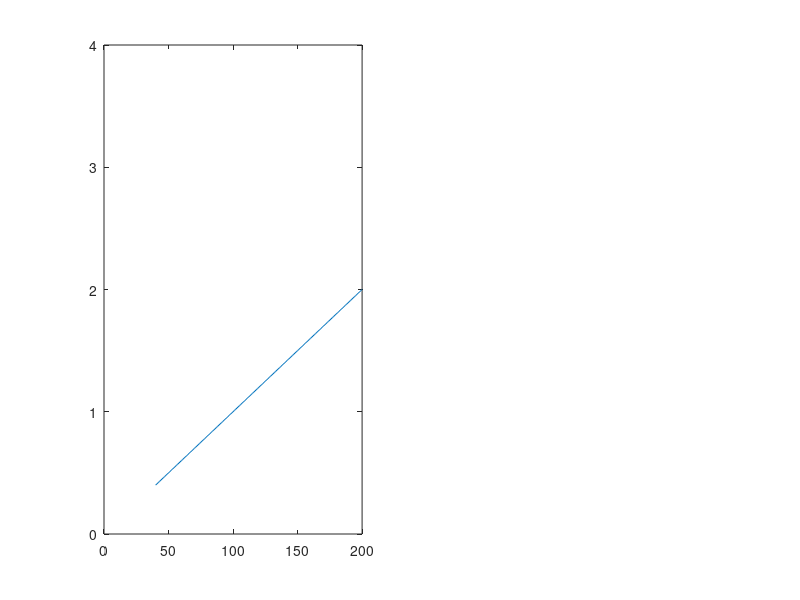

This chart was generated by the following MATLAB code: (Note: this script raises an error after producing the figure.)
clear all; close all;clc
global N PLOT_BF HR_AXIS BF_AXIS
N = 498;
HR_AXIS = 40:200;   BF_AXIS = 0.01*HR_AXIS;

subplot(1,2,1);     PLOT_BF = plot(HR_AXIS,BF_AXIS);    axis([0 200 0 4]);
%xlabel='Heart Rate';ylabel='Breathing Frequency';Title='Relation between hr & bf';
linkdata on

global TRAINING TRAINING_BF TRAINING_HR
c1_bf = csvread('data/17-05 conditie 1 rust/bb_v69.csv');%499
c1_hr = csvread('data/17-05 conditie 1 rust/hr_v69.csv');
c2_bf = csvread('data/17-05 conditie 2 sport/bb_v81.csv');
c2_hr = csvread('data/17-05 conditie 2 sport/hr_v81.csv');
c3_bf = csvread('data/17-05 conditie 3 angst/bb_v32.csv');
c3_hr = csvread('data/17-05 conditie 3 angst/hr_v32.csv');
    % als deze worden gebruikt worden de domein-waardes genegeerd
    % dt = 0.18;
TRAINING    = true;
TRAINING_BF = c2_bf;    TRAINING_HR = c2_hr;

% global RT_CHEST YY
% x = linspace(0,8); YY = sin(x);
% RT_CHEST = plot(x,YY);
% h.XDataSource = 'x';  h.YDataSource = 'YY'; linkdata on
global CHEST_Y1 PLOT_CHEST1  %CHEST_Y2 RT_CHEST2
CHEST_Y1 = zeros([1,100]); % CHEST_Y2 = [0]; subplot(1,2,2); 
subplot(1,2,2);
PLOT_CHEST1 = stem(CHEST_Y1);linkdata on
% RT_CHEST1 = plot(CHEST_Y1);linkdata on
% subplot(1,2,1); RT_CHEST2 = plot(CHEST_Y2);linkdata on
% refreshdata(RT_CHEST1);


disp('Running model...')
model = l2('model_voor_g');tic
%model.simulate(N, 'COM3');
model.simulate(N,'default','default');
disp('Simulation finished');
time = toc; disp('time/N');   disp(time/N);
%model.plot();
model.plot({...
    'hr','breathing_f',...
    'chest_c',...
    'graph_bel_starting_dir'...
    'graph_bel_hr'...
    'graph_bel_breathing_f'...
    'graph_des_breathing_f'...
    'graph_breathing_f_diff'...
    'graph_bel_used_chest_range'...
    'graph_stable_hr','graph_stable_bf'...
    'graph_bel_anxiety','assessment'...
    'graph_bel_prev_ps','graph_original_hr'...
    'cycle_time'...
    'graph_des_starting_dir','support'...
    'adaption_2'
});
    %,'graph_breathing_f_error'...
    %'sitfac','anxiety_regulation','anxiety',...
    %'ps','hr','breathing_f','relative_c'...
    %,'starting_dir','performance'...
	%,'phase_shift'...
    
 %  ,'physical_state'...
 %   ,'graph_bel_breathing_acc','graph_bel_breathing_pattern'...

 

 
%graph_bel_breathing_pattern
%plot belief...

%graph_breathing_f_error should generate 2 lines

%model.plot({'graph_bel_chest_trans'});
%legend('Undefined','Start of breathing cycle')

%model.plot({'graph_breathing_f_error'});
%legend('Deviation','Zero')
%model.export('../../plots/model.pdf',{'graph_breathing_f_error'});



